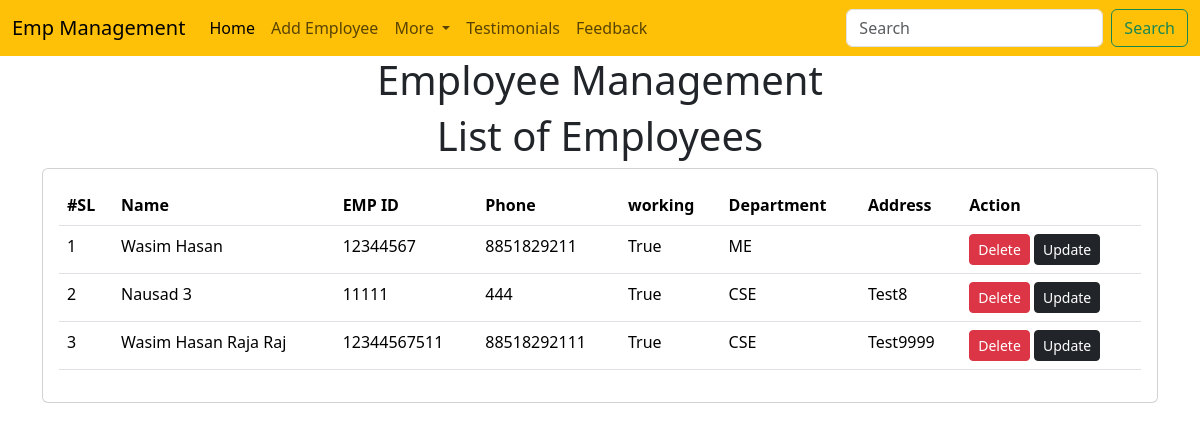
Page /emp/home/ on the earlier database version.
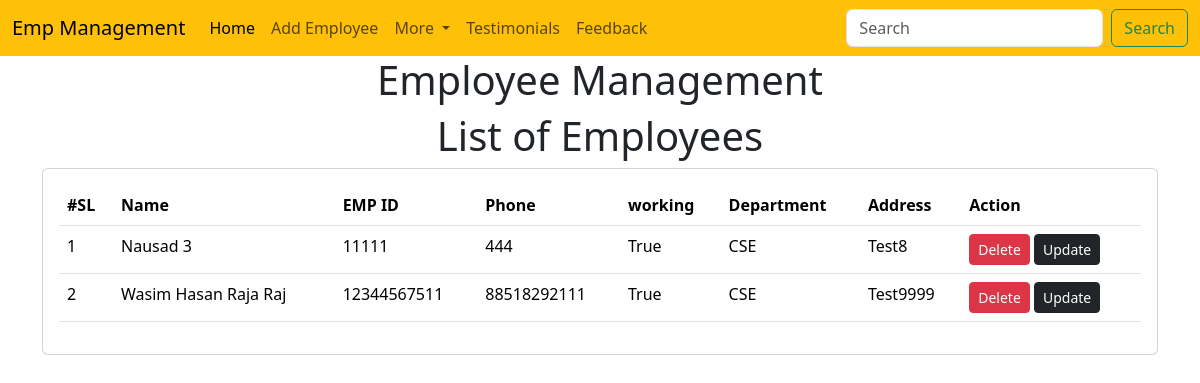
Same page on the later database version.
### emp/models.py (models this page shows)
class Emp(models.Model):
    name=models.CharField(max_length=200)
    emp_id=models.IntegerField(max_length=200)
    phone=models.IntegerField(max_length=10)
    address=models.CharField(max_length=150)
    working=models.BooleanField(default=True)
    department=models.CharField(max_length=20)

### emp/views.py (the view)
# urls.py: path("home/",emp_home),
def emp_home(request):
    Emps=Emp.objects.all()
    return render(request,"emp/home.html",{"Emps":Emps})

### templates/emp/home.html (shortened to what this page needs)
<!doctype html>
<html lang="en">
  <head>
    <link href="https://cdn.jsdelivr.net/npm/bootstrap@5.3.1/dist/css/bootstrap.min.css" rel="stylesheet">
  </head>
  <body>
    {% include 'emp/navbar.html' %}
    <h1 class=text-center my-3>Employee Management</h1>
    <h1 class=text-center my-3>List of Employees</h1>
    <div class="container">
      <div class="row">
        <div class="col md-12">
          <div class="card">
            <div class="card-body">
              <table class="table">
                <thead>
                  <tr>
                    <th>#SL</th>
                    <th>Name</th>
                    <th>EMP ID</th>
                    <th>Phone</th>
                    <th>working</th>
                    <th>Department</th>
                    <th>Address</th>
                    <th>Action</th>
                  </tr>
                </thead>
                <tbody>
                  {% for e in Emps %}
                  <tr>
                    <td>{{forloop.counter}}</td>
                    <td>{{e.name}}</td>
                    <td>{{e.emp_id}}</td>
                    <td>{{e.phone}}</td>
                    <td>{{e.working}}</td>
                    <td>{{e.department}}</td>
                    <td>{{e.address}}</td>
                    <td>
                      <a href="/emp/delete-emp/{{e.id}}" class="btn btn-danger btn-sm">Delete</a>
                      <a href="/emp/update-emp/{{e.id}}" class="btn btn-dark btn-sm">Update</a>
                    </td>
                  </tr>
                  {% endfor %}
                </tbody>
              </table>
            </div>
          </div>
        </div>
      </div>
    </div>
  </body>
</html>

### templates/emp/navbar.html (shortened to what this page needs)
<nav class="navbar navbar-expand-lg bg-warning">
    <div class="container-fluid">
      <a class="navbar-brand" href="#">Emp Management</a>
      <div class="collapse navbar-collapse" id="navbarSupportedContent">
        <ul class="navbar-nav me-auto mb-2 mb-lg-0">
          <li class="nav-item">
            <a class="nav-link active" aria-current="page" href="/emp/home/">Home</a>
          </li>
          <li class="nav-item">
            <a class="nav-link" href="/emp/add-emp/">Add Employee</a>
          </li>
          <li class="nav-item dropdown">
            <a class="nav-link dropdown-toggle" href="#" role="button" data-bs-toggle="dropdown" aria-expanded="false">
              More
            </a>
          </li>
          <li class="nav-item">
            <a class="nav-link" href="/emp/testimonials/">Testimonials</a>
          </li>
          <li class="nav-item">
            <a class="nav-link" href="/emp/feedback/">Feedback</a>
          </li>
        </ul>
        <form class="d-flex" role="search">
          <input class="form-control me-2" type="search" placeholder="Search" aria-label="Search">
          <button class="btn btn-outline-success" type="submit">Search</button>
        </form>
      </div>
    </div>
  </nav>

Differences in the rows shown:
removed Emp: name "Wasim Hasan", emp_id "12344567", phone "8851829211", working "True", department "ME"
